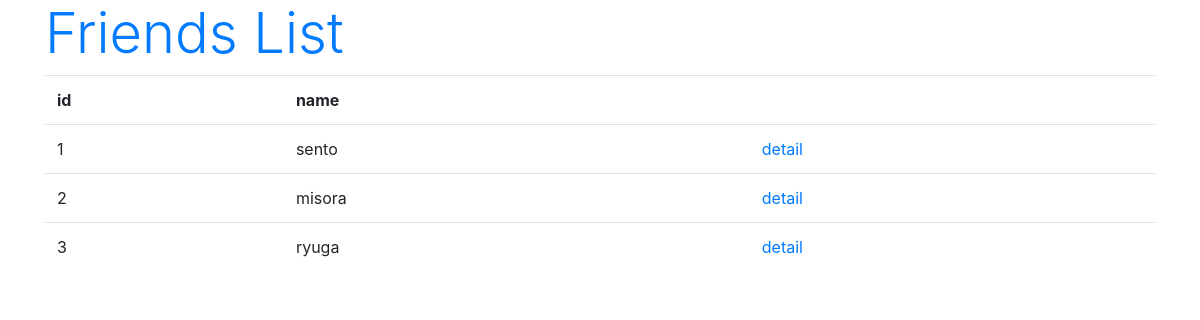
/model/list, run on an earlier commit of the app's database.
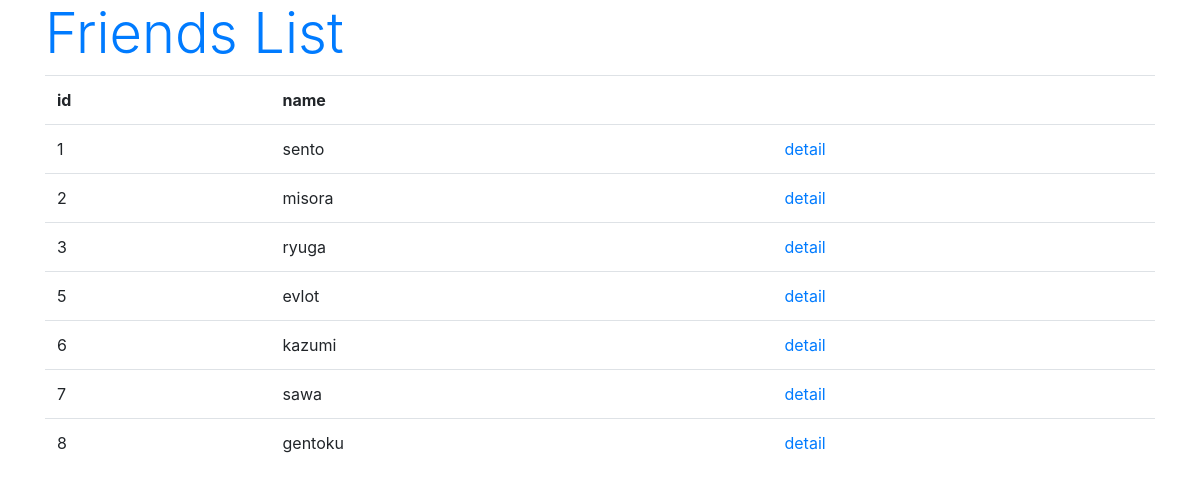
And on a later commit of the database.
### chapter3/models.py (models this page shows, shortened)
class Friend(models.Model):
    name = models.CharField(
        max_length=100,
        validators=[number_only]
    )
    mail = models.EmailField(max_length=200)
    gender = models.BooleanField()
    age = models.IntegerField()
    birthday = models.DateField()

### chapter3/views.py (the view)
class FriendList(ListView):
    model = Friend

### chapter3/templates/chapter3/friend_list.html (shortened to what this page needs)
{% load static %}
<!DOCTYPE html>
<html lang="ja">
  <head>
    <link
      rel="stylesheet"
      href="https://stackpath.bootstrapcdn.com/bootstrap/4.3.1/css/bootstrap.min.css"
    />
  </head>
  <body class="container">
    <h1 class="display-4 text-primary">Friends List</h1>
    <table class="table">
      <tr>
        <th>id</th>
        <th>name</th>
        <th></th>
      </tr>
      {% for item in object_list %}
      <tr>
        <td>{{item.id}}</td>
        <td>{{item.name}}</td>
        <td><a href="/model/detail/{{ item.id }}">detail</a></td>
      </tr>
      {% endfor %}
    </table>
  </body>
</html>

What changed in the data, as far as the page shows it:
added Friend: id "5", name "evlot"
added Friend: id "6", name "kazumi"
added Friend: id "7", name "sawa"
added Friend: id "8", name "gentoku"
